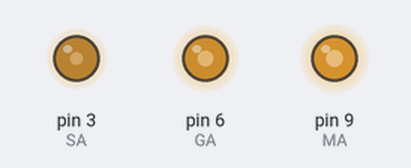
The sketch below on a simulated Arduino Uno, built with avr-gcc and run on an emulated ATmega328P. On the bench: output pins drawn as LEDs (lit = HIGH). Pins used as bus, display or sensor lines are not drawn.

Above: at 0.1 s.
Timing chart, 0 to 1.6 s (numbered marks = the images above):
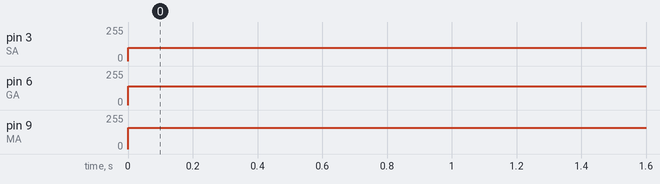

Measured:
- by itself, pin 3 (SA): 0/255 → 100/255 at 0.00 s
- by itself, pin 6 (GA): 0/255 → 140/255 at 0.00 s
- by itself, pin 9 (MA): 0/255 → 160/255 at 0.00 s

The sketch:

pianoPWD.ino
```cpp
#define SA  3
#define RE  5
#define GA  6
#define MA  9
//#define PA  6
//#define DHA 7
//#define NE  8
//#define SA  9

void setup() {
  pinMode(SA,OUTPUT);
  pinMode(RE,OUTPUT);
  pinMode(GA,OUTPUT);
  pinMode(MA,OUTPUT);
}

void loop() {
  analogWrite(SA,100);
  analogWrite(RE,120);
  analogWrite(GA,140);
  analogWrite(MA,160);
//  analogWrite(SA,30);
//  analogWrite(SA,30);
}
```
